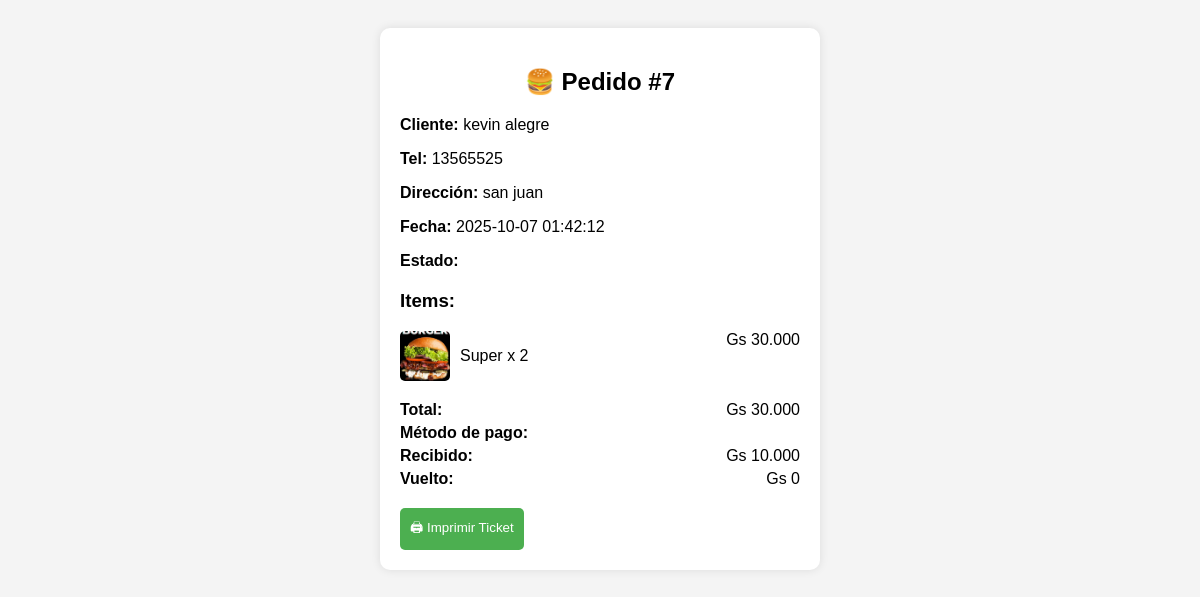
The app's page /fastfood/cajero/ticket.php?pedido_id=7 with its own data.
### tables this page shows
CREATE TABLE `caja` (
  `id` int(11) NOT NULL,
  `pedido_id` int(11) NOT NULL,
  `monto_total` decimal(10,2) NOT NULL,
  `metodo_pago` enum('efectivo','tarjeta','transferencia') DEFAULT 'efectivo',
  `recibido` decimal(10,2) DEFAULT 0.00,
  `vuelto` decimal(10,2) DEFAULT 0.00,
  `cajero_id` int(11) NOT NULL,
  `fecha_pago` datetime DEFAULT current_timestamp(),
  `observacion` varchar(255) DEFAULT NULL
);

CREATE TABLE `pedidos` (
  `id` int(11) NOT NULL,
  `usuario_id` int(11) DEFAULT NULL,
  `nombre_cliente` varchar(100) DEFAULT NULL,
  `telefono` varchar(20) DEFAULT NULL,
  `direccion` text DEFAULT NULL,
  `estado` enum('pendiente','en preparación','listo','entregado') DEFAULT 'pendiente',
  `fecha` datetime DEFAULT current_timestamp()
);

CREATE TABLE `pedido_items` (
  `id` int(11) NOT NULL,
  `pedido_id` int(11) NOT NULL,
  `producto_id` int(11) NOT NULL,
  `cantidad` int(11) NOT NULL,
  `precio_unit` decimal(10,2) NOT NULL
);

CREATE TABLE `productos` (
  `id` int(11) NOT NULL,
  `nombre` varchar(100) NOT NULL,
  `descripcion` text DEFAULT NULL,
  `precio` decimal(10,2) NOT NULL,
  `imagen` varchar(255) DEFAULT NULL,
  `categoria` varchar(50) DEFAULT NULL
);

### fastfood/init.php (called while the page is built, shortened)
<?php
function esc($str) {
    return htmlspecialchars($str ?? '', ENT_QUOTES, 'UTF-8');
}

### fastfood/cajero/ticket.php (the view, shortened to what this page needs)
<?php
require_once __DIR__ . '/../init.php';
$pedido_id = intval($_GET['pedido_id']);
$stmt = $mysqli->prepare("
    SELECT p.id, p.nombre_cliente, p.telefono, p.direccion, p.estado, p.fecha,
           c.monto_total, c.metodo_pago, c.recibido, c.vuelto
    FROM pedidos p
    LEFT JOIN caja c ON c.pedido_id = p.id
    WHERE p.id = ?
");
$stmt->bind_param("i", $pedido_id);
$stmt->execute();
$stmt->bind_result($id, $cliente, $telefono, $direccion, $estado, $fecha, $total, $metodo_pago, $recibido, $vuelto);
$items = $mysqli->query("
    SELECT i.cantidad, i.precio_unit, pr.nombre, pr.imagen
    FROM pedido_items i
    JOIN productos pr ON pr.id = i.producto_id
    WHERE i.pedido_id = $pedido_id
");
?>
<!DOCTYPE html>
<html lang="es">
<head>
</head>
<body>
<div class="ticket">
    <h2>🍔 Pedido #<?= $id ?></h2>
    <p><strong>Cliente:</strong> <?= esc($cliente) ?></p>
    <p><strong>Tel:</strong> <?= esc($telefono) ?></p>
    <p><strong>Dirección:</strong> <?= esc($direccion) ?></p>
    <p><strong>Fecha:</strong> <?= $fecha ?></p>
    <p><strong>Estado:</strong> <?= esc($estado) ?></p>
    <div class="items">
        <h3>Items:</h3>
        <?php while ($item = $items->fetch_assoc()): ?>
        <div class="item">
            <div style="display:flex; align-items:center;">
                <img src="../images/<?= esc($item['imagen']) ?>" alt="<?= esc($item['nombre']) ?>">
                <span><?= esc($item['nombre']) ?> x <?= $item['cantidad'] ?></span>
            </div>
            <span>Gs <?= number_format($item['precio_unit']*$item['cantidad'],0,',','.') ?></span>
        </div>
        <?php endwhile; ?>
    </div>
    <div class="totales">
        <p><strong>Total:</strong> <span>Gs <?= number_format($total,0,',','.') ?></span></p>
        <p><strong>Método de pago:</strong> <span><?= esc($metodo_pago) ?></span></p>
        <p><strong>Recibido:</strong> <span>Gs <?= number_format($recibido,0,',','.') ?></span></p>
        <p><strong>Vuelto:</strong> <span>Gs <?= number_format($vuelto,0,',','.') ?></span></p>
    </div>
    <button class="btn-print" onclick="window.print()">🖨 Imprimir Ticket</button>
</div>
</body>
</html>

### fastfood/cajero/ticket.php (style rules this page uses)
body { font-family: Arial, sans-serif; background: #f4f4f4; padding: 20px; }
.ticket { max-width: 400px; margin: auto; background: #fff; padding: 20px; border-radius: 10px; box-shadow: 0 0 10px rgba(0,0,0,0.1); }
.ticket h2 { text-align: center; }
.ticket .items { margin-top: 20px; }
.ticket .item { display: flex; justify-content: space-between; margin-bottom: 10px; }
.ticket .item img { width: 50px; height: 50px; object-fit: cover; margin-right: 10px; border-radius: 5px; }
.ticket .totales { margin-top: 20px; }
.ticket .totales p { display: flex; justify-content: space-between; margin: 5px 0; }
.btn-print { display: block; text-align: center; margin-top: 20px; padding: 10px; background: #4CAF50; color: #fff; border: none; border-radius: 5px; cursor: pointer; }

### records on screen
caja: pedido "7", pedido.nombre_cliente "kevin alegre", pedido.telefono "13565525", pedido.direccion "san juan", pedido.fecha "2025-10-07 01:42:12", monto_total "30.000", recibido "10.000", vuelto "0"
pedido_items: producto.imagen (picture), producto.nombre "Super", cantidad "2", $item['precio_unit']*$item['cantidad'] "30.000"
